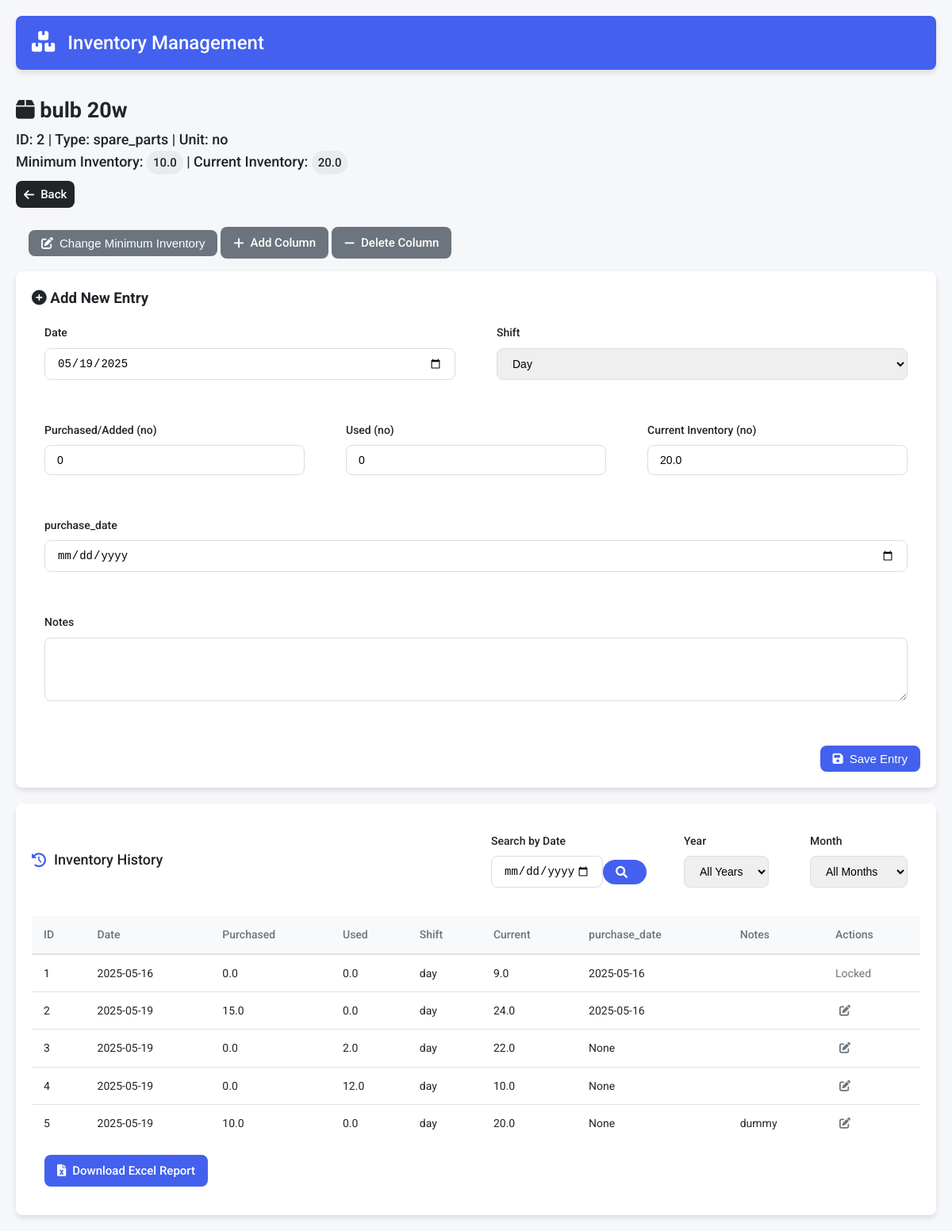
The app's page /item/2 with its own data.
### tables this page shows
CREATE TABLE items
                     (id INTEGER PRIMARY KEY AUTOINCREMENT,
                      name TEXT UNIQUE,
                      item_type TEXT,
                      item_unit TEXT,
                      minimum_inventory REAL,
                      current_inventory REAL check(current_inventory >= 0) default 0,
                      init_inventory_pm REAL,
                      updated_at TIMESTAMP DEFAULT CURRENT_TIMESTAMP,
                      has_rolls INTEGER BOOLEAN DEFAULT 0,
                      custom_fields TEXT);

CREATE TABLE item_bulb_20w (id INTEGER PRIMARY KEY AUTOINCREMENT, item_id INTEGER NOT NULL REFERENCES items(id) ON DELETE CASCADE, purchased_no REAL, used_no REAL, date DATE, current_inventory REAL CHECK(current_inventory >= 0) default 0, shift TEXT, notes TEXT, purchase_date TEXT);

### app.py (the view, shortened to what this page needs)
@app.route('/item/<int:item_id>', methods=['GET', 'POST'])
def item_form(item_id):
    conn = get_db_connection()
    c = conn.cursor()
    c.execute('SELECT name, item_type,item_unit, minimum_inventory,current_inventory,has_rolls ,custom_fields FROM items WHERE id = ?', (item_id,))
    item = c.fetchone()
    if not item:
        return "Item not found", 404
    item_name, item_type, item_unit ,min_inv,cur_inv,has_rolls, custom_fields_str = item
    custom_fields = json.loads(custom_fields_str) if custom_fields_str else {}
    table_name = f"item_{normalize_names(item_name)}"
    current_no_coils = 0
    if has_rolls:
        try:
            current_no_coils = getCurrentNoCoils(table_name)
        except sqlite3.Error as e:
            print(f"Error fetching last coil count: {e}")
    month = request.args.get('month')
    year = request.args.get('year')
    search_res = request.args.get('date_search')
    print(search_res , "!!!!!!!!!!!!here")
    query = f"SELECT * FROM {table_name}"
    params = []
    query += " ORDER BY id ASC limit 10"
    c.execute(query, params)
    columns = [description[0] for description in c.description]
    entries = [dict(zip(columns, row)) for row in c.fetchall()]
    c.execute(f"SELECT DISTINCT strftime('%Y', date) AS year FROM {table_name} ORDER BY year")
    available_years = [row[0] for row in c.fetchall()]
    months_map = {
        '01': 'January', '02': 'February', '03': 'March',
        '04': 'April', '05': 'May', '06': 'June',
        '07': 'July', '08': 'August', '09': 'September',
        '10': 'October', '11': 'November', '12': 'December'
        }
    c.execute(f"SELECT DISTINCT strftime('%m-%Y', date) AS month_year FROM {table_name} ORDER BY month_year DESC")
    available_months = [ (row[0], months_map.get(row[0][:2], 'Unknown')) for row in c.fetchall()]
    print(available_months)
    conn.close()
    return render_template('item_form.html',
                         item_id=item_id,
                         item_name=item_name,
                         item_type=item_type,
                         item_unit = item_unit,
                         min_inv=min_inv,
                         cur_inv = cur_inv,
                         has_rolls = has_rolls,
                         custom_fields=custom_fields,
                         entries=entries,
                         current_date=datetime.now().strftime('%Y-%m-%d'),
                         available_years=available_years,
                         available_months=available_months,
                         current_no_coils = current_no_coils,
                         current_year=year,
                         current_month=month)

### templates/Item_form.html (shortened to what this page needs)
{% extends "base.html" %}
{% block content %}
    <div class="item-detail-container">
        <div class="item-header">
                <h2><i class="fas fa-box"></i> {{ item_name }}</h2>
                <p class="item-meta">ID: {{ item_id }} | Type: {{ item_type }} | Unit: {{ item_unit }}</p>
                <p class="item-inventory">
                    Minimum Inventory: <span class="badge">{{ min_inv }}</span> |
                    Current Inventory: <span class="badge">{{ cur_inv }}</span>
                </p>
            <a href="{{ url_for('index') }}" class="btn btn-back">
                <i class="fas fa-arrow-left"></i> Back
            </a>
        </div>
        <div class="action-buttons" style="margin: 1rem;">
            <button onclick="toggleMinInvEdit()" class="btn btn-secondary" id="editMinInvBtn">
                <i class="fas fa-edit"></i> Change Minimum Inventory
            </button>
            <a href="{{ url_for('add_column', item_id=item_id) }}" class="btn btn-secondary">
                <i class="fas fa-plus"></i> Add Column
            </a>
            <a href="{{ url_for('delete_column', item_id=item_id) }}" class="btn btn-secondary">
                <i class="fas fa-minus"></i> Delete Column
            </a>
        </div>
        <div class="form-container">
            <h3><i class="fas fa-plus-circle"></i> Add New Entry</h3>
            <form method="POST" class="entry-form" action="{{ url_for('item_form', item_id=item_id) }}">
                <div class="form-row">
                    <div class="form-group">
                        <label for="date">Date</label>
                        <input type="date" id="date" name="date" required>
                    </div>
                    <div class="form-group">
                        <label for="shift">Shift</label>
                        <select id="shift" name="shift" required>
                            <option value="day">Day</option>
                        </select>
                    </div>
                </div>
                <div class="form-row">
                    <div class="form-group">
                        <label for="purchased">Purchased/Added ({{item_unit}})</label>
                        <input type="number" id="purchased" name="purchased" min="0" value="0" step="0.001" required>
                    </div>
                    <div class="form-group">
                        <label for="used">Used ({{item_unit}})</label>
                        <input type="number" id="used" name="used" min="0" value="0" step="0.001" required>
                    </div>
                    <div class="form-group">
                        <label for="current_inventory">Current Inventory ({{item_unit}})</label>
                        <input type="number" id="current_inventory" name="current_inventory" min="0" value="{{cur_inv}}" readonly>
                    </div>
                </div>
                {% for field_name, field_type in custom_fields.items() %}
                    <div class="form-group">
                        <label for="custom_{{ field_name }}">{{ field_name }}</label>
                        {% if field_type == 'number' %}
                            <input type="number" id="custom_{{ field_name }}" name="custom_{{ field_name }}" value="0" step="0.001" min="0">
                        {% elif field_type == 'date' %}
                            <input type="date" id="custom_{{ field_name }}" name="custom_{{ field_name }}">
                        {% else %}
                            <input type="text" id="custom_{{ field_name }}" name="custom_{{ field_name }}">
                        {% endif %}
                    </div>
                {% endfor %}
                <div class="form-group">
                    <label for="notes">Notes</label>
                    <textarea id="notes" name="notes" rows="3"></textarea>
                </div>
                <div class="form-actions">
                    <button type="submit" class="btn btn-primary">
                        <i class="fas fa-save"></i> Save Entry
                    </button>
                </div>
            </form>
        </div>
        <div class="history-container">
            <div class="history-header">
                <h3><i class="fas fa-history"></i> Inventory History</h3>
                <div class="filters">
                    <form method="GET" action="{{ url_for('item_form', item_id=item_id) }}" class="date-search-form">
                        <div class="form-group">
                            <label for="date_search">Search by Date</label>
                            <div class="input-group">
                                <input type="date" id="date_search" name="date_search" value="{{ search_res if search_res else '' }}"
                                       max="{{ datetime.now().strftime('%Y-%m-%d') }}">
                                <button type="submit" class="btn btn-primary" style="border-radius: 20px;">
                                    <i class="fas fa-search"></i>
                                </button>
                            </div>
                        </div>
                    </form>
                    <form method="GET" action="{{ url_for('item_form', item_id=item_id) }}" class="filter-form">
                        <div class="form-row">
                            <div class="form-group">
                                <label for="year">Year</label>
                                <select name="year" id="year" onchange="this.form.submit()">
                                    <option value="">All Years</option>
                                </select>
                            </div>
                            <div class="form-group">
                                <label for="month">Month</label>
                                <select name="month" id="month" onchange="this.form.submit()">
                                    <option value="">All Months</option>
                                </select>
                            </div>
                        </div>
                    </form>
                </div>
            </div>
            {% if entries %}
            <div class="table-responsive">
                <table class="history-table">
                    <thead>
                        <tr>
                            <th>ID</th>
                            <th>Date</th>
                            <th>Purchased</th>
                            <th>Used</th>
                            <th>Shift</th>
                            <th>Current</th>
                            {% for field_name in custom_fields %}
                                <th>{{ field_name }}</th>
                            {% endfor %}
                            <th>Notes</th>
                            <th>Actions</th>
                        </tr>
                    </thead>
                    <tbody>
                        {% for entry in entries %}
                            <tr>
                                <td>{{entry.id}}</td>
                                <td>{{ entry.date }}</td>
                                <td>{{ entry['purchased_' ~ item_unit] }}</td>
                                <td>{{ entry['used_' ~ item_unit] }}</td>
                                <td>{{ entry.shift }}</td>
                                <td>{{entry.current_inventory}}</td>
                                {% for field_name in custom_fields %}
                                    <td>{{ entry.get(field_name, '') }}</td>
                                {% endfor %}
                                <td>{{ entry.notes }}</td>
                                <td>
                                    {% set entry_date = entry.date %}
                                    {% set today = datetime.now().strftime('%Y-%m-%d') %}
                                    {% if (datetime.strptime(today, '%Y-%m-%d') - datetime.strptime(entry_date, '%Y-%m-%d')).days <= 1 %}
                                        <a href="{{ url_for('edit_entry', item_id=item_id, entry_id=entry.id ) }}"
                                        class="btn-icon" title="Edit">
                                            <i class="fas fa-edit"></i>
                                        </a>
                                    {% else %}
                                        <span class="text-muted">Locked</span>
                                    {% endif %}
                                </td>
                            </tr>
                        {% endfor %}
                    </tbody>
                </table>
            </div>
            {% else %}
            <div class="empty-state">
                <i class="fas fa-box-open"></i>
                <h3>No history entries</h3>
                <p>Add your first entry to see it here</p>
            </div>
            {% endif %}
            <div class="download-section" style="margin: 1rem 0 1rem 1rem;">
                <a href="{{ url_for('generate_excel', item_id=item_id) }}" class="btn btn-primary">
                    <i class="fas fa-file-excel"></i> Download Excel Report
                </a>
            </div>
        </div>
    </div>
{% endblock %}

### records on screen
items: name "bulb 20w", item_type "spare_parts", item_unit "no", minimum_inventory "10.0", current_inventory "20.0"
item_bulb_20w: id "1", date "2025-05-16", purchased_no.item_unit "0.0", used_no.item_unit "0.0", shift "day", current_inventory "9.0", get "2025-05-16", shows "Locked"
item_bulb_20w: id "2", date "2025-05-19", purchased_no.item_unit "15.0", used_no.item_unit "0.0", shift "day", current_inventory "24.0", get "2025-05-16"
item_bulb_20w: id "3", date "2025-05-19", purchased_no.item_unit "0.0", used_no.item_unit "2.0", shift "day", current_inventory "22.0", get "None"
item_bulb_20w: id "4", date "2025-05-19", purchased_no.item_unit "0.0", used_no.item_unit "12.0", shift "day", current_inventory "10.0", get "None"
item_bulb_20w: id "5", date "2025-05-19", purchased_no.item_unit "10.0", used_no.item_unit "0.0", shift "day", current_inventory "20.0", get "None", notes "dummy"

### other values on screen
{{ item_id }} "2"
{{ field_name }} "purchase_date"
